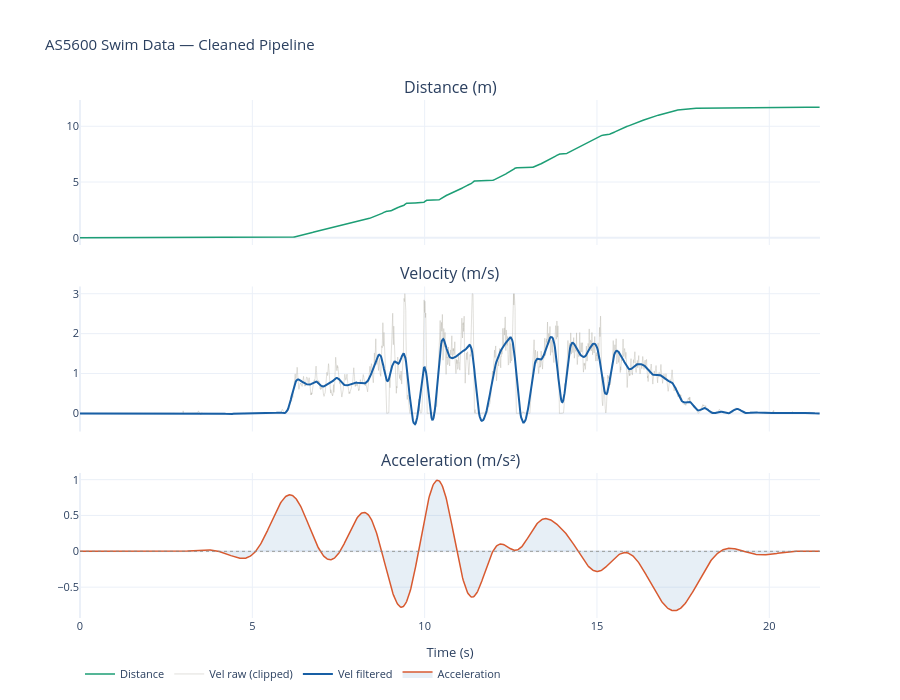

Here is the notebook cell this chart was saved with:
### Code cell
# %% Step 11 — Plot (interactive, Plotly)
# ─────────────────────────────────────────────────────────────────────────
fig = make_subplots(
    rows=3, cols=1,
    shared_xaxes=True,
    subplot_titles=("Distance (m)", "Velocity (m/s)", "Acceleration (m/s²)"),
    vertical_spacing=0.08,
)
 
# Distance
fig.add_trace(go.Scatter(
    x=out["time_s"], y=out["dist_m"],
    name="Distance", line=dict(color="#1d9e75", width=1.5)
), row=1, col=1)
 
# Velocity — raw clipped vs filtered
fig.add_trace(go.Scatter(
    x=t, y=vel_clipped,
    name="Vel raw (clipped)", line=dict(color="#b4b2a9", width=0.8),
    opacity=0.5
), row=2, col=1)
fig.add_trace(go.Scatter(
    x=out["time_s"], y=out["vel_ms"],
    name="Vel filtered", line=dict(color="#185fa5", width=2)
), row=2, col=1)
 
# Acceleration — with fill for propulsive vs resistive
fig.add_trace(go.Scatter(
    x=out["time_s"], y=out["accel_ms2"],
    name="Acceleration", line=dict(color="#d85a30", width=1.5),
    fill="tozeroy",
    fillcolor="rgba(24,95,165,0.10)",
), row=3, col=1)
fig.add_hline(y=0, line=dict(color="#888780", width=0.8, dash="dot"), row=3, col=1)
 
fig.update_layout(
    title="AS5600 Swim Data — Cleaned Pipeline",
    height=700,
    template="plotly_white",
    legend=dict(orientation="h", y=-0.08),
    font=dict(size=11),
)
fig.update_xaxes(title_text="Time (s)", row=3, col=1)
 
fig.show()

### Figure 1 — Plotly figure (JSON) as saved in the notebook; plotly's stock layout.template omitted (floating-point values rounded to 4 significant figures; data arrays with more than 128 entries replaced by an {"elided": "..."} marker saying what was removed)
{"data": [{"line": {"color": "#1d9e75", "width": 1.5}, "name": "Distance", "type": "scatter", "x": {"elided": "1074 float values"}, "xaxis": "x", "y": {"elided": "1074 float values"}, "yaxis": "y"}, {"line": {"color": "#b4b2a9", "width": 0.8}, "name": "Vel raw (clipped)", "opacity": 0.5, "type": "scatter", "x": {"elided": "5772 float values"}, "xaxis": "x2", "y": {"elided": "5772 float values"}, "yaxis": "y2"}, {"line": {"color": "#185fa5", "width": 2}, "name": "Vel filtered", "type": "scatter", "x": {"elided": "1074 float values"}, "xaxis": "x2", "y": {"elided": "1074 float values"}, "yaxis": "y2"}, {"fill": "tozeroy", "fillcolor": "rgba(24,95,165,0.10)", "line": {"color": "#d85a30", "width": 1.5}, "name": "Acceleration", "type": "scatter", "x": {"elided": "1074 float values"}, "xaxis": "x3", "y": {"elided": "1074 float values"}, "yaxis": "y3"}], "layout": {"annotations": [{"font": {"size": 16}, "showarrow": false, "text": "Distance (m)", "x": 0.5, "xanchor": "center", "xref": "paper", "y": 1, "yanchor": "bottom", "yref": "paper"}, {"font": {"size": 16}, "showarrow": false, "text": "Velocity (m/s)", "x": 0.5, "xanchor": "center", "xref": "paper", "y": 0.64, "yanchor": "bottom", "yref": "paper"}, {"font": {"size": 16}, "showarrow": false, "text": "Acceleration (m/s²)", "x": 0.5, "xanchor": "center", "xref": "paper", "y": 0.28, "yanchor": "bottom", "yref": "paper"}], "font": {"size": 11}, "height": 700, "legend": {"orientation": "h", "y": -0.08}, "shapes": [{"line": {"color": "#888780", "dash": "dot", "width": 0.8}, "type": "line", "x0": 0, "x1": 1, "xref": "x3 domain", "y0": 0, "y1": 0, "yref": "y3"}], "title": {"text": "AS5600 Swim Data — Cleaned Pipeline"}, "xaxis": {"anchor": "y", "domain": [0, 1], "matches": "x3", "showticklabels": false}, "xaxis2": {"anchor": "y2", "domain": [0, 1], "matches": "x3", "showticklabels": false}, "xaxis3": {"anchor": "y3", "domain": [0, 1], "title": {"text": "Time (s)"}}, "yaxis": {"anchor": "x", "domain": [0.72, 1]}, "yaxis2": {"anchor": "x2", "domain": [0.36, 0.64]}, "yaxis3": {"anchor": "x3", "domain": [0, 0.28]}}}
